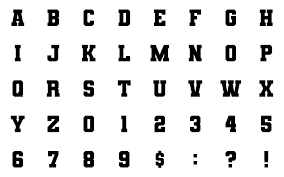
#> input picture ALLCODEHERE/visualizer/util/download.png, 284 x 177 px
$ python image_compressor.py
#> lines starting #> are read from the running program, lines starting #| are printed output that depends on the picture; after the words box and inside, x2 and y2 are one past the last pixel; in counts of white or black regions, pixels touching at a corner belong together
from PIL import Image, ImageOps

def crop_and_save(input_image_path, output_image_path):
     # Open the image in grayscale mode
#> called with input_image_path = './download.png', output_image_path = './compact_letter_sprites.png'
    image = Image.open(input_image_path).convert("L")

    # Invert the colors (make letters white and background black)
    threshold = 128
    inverted_image = ImageOps.invert(image)
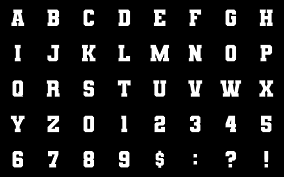
#> inverted_image: PIL image 284x177 L; min 0, max 255, mean 26.3
    inverted_image = inverted_image.point(lambda p: p > threshold and 255)
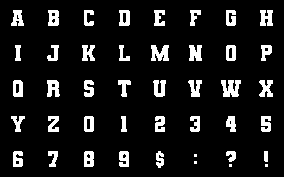
#> inverted_image: PIL image 284x177 L; 9.9% white; 43 white regions (4 under 20 px), largest, box (x1, y1, x2, y2) and area: (221, 80, 241, 97) 236, (151, 45, 169, 61) 208, (189, 45, 202, 61) 166


    # Get the bounding box of non-black pixels
    bbox = inverted_image.getbbox()
#> bbox = (11, 10, 273, 168)

    # Crop the image using the bounding box
    cropped_image = inverted_image.crop(bbox)
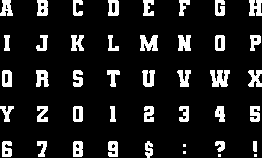
#> cropped_image: PIL image 262x158 L; 12.1% white; 43 white regions (4 under 20 px), largest, box (x1, y1, x2, y2) and area: (210, 70, 230, 87) 236, (140, 35, 158, 51) 208, (178, 35, 191, 51) 166

    # Invert the colors back to the original (letters are black, background is white)
    cropped_image = ImageOps.invert(cropped_image)

    # Save the result
    cropped_image.save(output_image_path)


input_image_path = "./download.png"
output_image_path = "./compact_letter_sprites.png"
crop_and_save(input_image_path, output_image_path)
